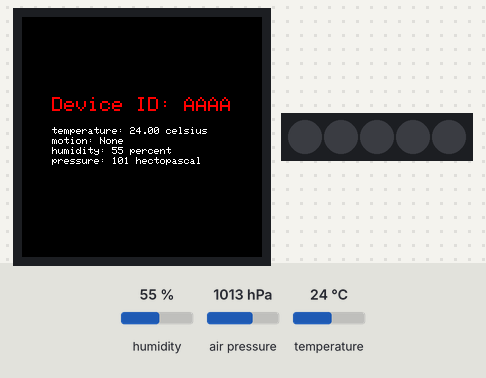
A sketch run on a simulated Arduino MKR. Parts: 240×240 colour display, 5 RGB LEDs in strip order, left to right. The inputs (shaded band) are chosen by the test bench; at power-on: humidity 55 %, air pressure 1013 hPa, temperature 24 °C. WiFi joins after 1.5 s; servers stay silent unless stated; storage starts empty; no MQTT or app messages arrive unless stated; not simulated (calls return 0 or success): arduino_secrets.h; what the sketch prints to the serial monitor is not drawn.

Above: at 16.9 s.

The sketch:

MQTTpublisher.ino
```cpp
#include <ArduinoMqttClient.h>
#include <Arduino_MKRIoTCarrier.h>
#include <WiFiNINA.h>

#include "arduino_secrets.h"
#include "config.h"

#include <ArduinoOTA.h>
#include <SDU.h>


String deviceID;

char ipStr[] = BROKER_IP;

// Enter credentials in arduino_secrets.h
char ssid[] = SECRET_SSID;
char pass[] = SECRET_PASS;


int status = WL_IDLE_STATUS; // Wifi radio's status

WiFiClient wifiClient;
MqttClient mqttClient(wifiClient);

//const char broker[] = "test.mosquitto.org";
//IPAddress brokerIP(10,42,42,113);
//IPAddress brokerIP(10,0,2,154);
IPAddress brokerIP;
int port = 1883;

// Sending topics
char topicTemp[] = "temperature";
char topicMotion[] = "motion";
char topicHumidity[] = "humidity";
char topicPressure[] = "pressure";

char tempUnit[] = "celsius";
char humidityUnit[] = "percent";
char pressureUnit[] = "hectopascal";

  // MQTT VARIABLES
//Interval for sending messages in milliseconds
const long interval = 8000;
unsigned long previousMillis = 0;

int cursorX = 30;
int cursorY;

MKRIoTCarrier carrier;


void networkConnect() {

  while(status != WL_CONNECTED) { // While not connected
      Serial.println("Attempting to connect to network: ");
      Serial.println(ssid);

      // FOR WPA2 CONNECTION:
      status = WiFi.begin(ssid, pass); // Connect to WPA/WPA2 network
      delay(15000); // Wait 15 seconds for connection
    }

// When connected:
  Serial.println("You're connected to the network! Yay!");
  IPAddress ip = WiFi.localIP();
  Serial.println(ip);

}


void brokerConnect() {

  brokerIP.fromString(ipStr);

  Serial.print("Attempting to connect to the MQTT broker: ");
  Serial.println(brokerIP);

  if(!mqttClient.connect(brokerIP, port)) {
    Serial.print("MQTT connection failed! Error code = ");
    Serial.println(mqttClient.connectError());

    while(1); // End program

   }

    Serial.println("You're connected to the MQTT broker!");
    Serial.println();
}

void setID() {

  if(SD.exists("ID.txt")) {
    Serial.println("Reading ID from SD Card...");

    File idFile = SD.open("id.txt", FILE_READ);
    while(idFile.available())
    deviceID += char(idFile.read());  // Get device ID from file

    //Serial.println(char(idFile.read()));

    idFile.close();

  } else { // If no file exists, create it and assign id from config.h

    Serial.println("Writing ID to SD Card...");

    File idFile = SD.open("id.txt", FILE_WRITE); // Create file

    Serial.println("Exists?: " + String(SD.exists("ID.txt")));

    if(idFile) {
      idFile.write(DEVICE_ID);  // Write config's id to file
      deviceID = DEVICE_ID;     // Set device id to config's id

      idFile.close();
    } else Serial.println("Unable to write ID to SD Card!");


  }

}


void setup() {

  carrier.noCase();

// PART 1: CONNECT TO WIFI

//Initialize serial communication and wait for port to open:
  Serial.begin(9600); // Attempt to connect to serial communication
  //while(!Serial); // Stall if not connected

  if(!carrier.begin()) {
    Serial.println("Carrier not connected, check connections");
    while(1);
  }

  DisplayHandler();

  networkConnect(); // Connect to Wifi

// PART 2: CONNECT TO BROKER

  brokerConnect(); // Connect to MQTT broker

  setID();


}

void DisplayHandler() {
  carrier.display.fillScreen(ST77XX_BLACK);

  cursorY = 80;
  carrier.display.setCursor(cursorX, cursorY);
  carrier.display.setTextColor(0xF800);
  carrier.display.setTextSize(2);
  carrier.display.print("Device ID: " + String(deviceID));

  carrier.display.setTextColor(ST77XX_WHITE);
  carrier.display.setTextSize(1);

  cursorY += 30;

}


void SendMessage(char topic[], String value, char unit[]) {
  Serial.print("Sending message to topic: ");
  Serial.println(topic);
  Serial.println(value);

  carrier.display.setCursor(cursorX, cursorY);
  //carrier.display.setTextColor(ST77XX_WHITE);
  carrier.display.print(String( topic ) + ": " + value + " " + String( unit ));
  cursorY += 10;

  mqttClient.beginMessage(String( topic ) + "/" + deviceID);
  mqttClient.print(value + " " + String( unit )); // Why oh why did I do char[] for some but not others
  mqttClient.endMessage();

}

void loop() {

  // call poll() regularly to allow the library to send MQTT keep alive which avoids being disconnected by the broker
  mqttClient.poll();

  // Check connection to Wifi and Broker
  if(WiFi.status() != WL_CONNECTED) {
    Serial.println("Wifi connection lost. Retrying...");

    networkConnect();
    brokerConnect();
  }

  if(!mqttClient.connected()) {
    Serial.println("MQTT connection lost. Retrying...");

    brokerConnect();
  }

  unsigned long currentMillis = millis();

  if(currentMillis - previousMillis >= interval) {
    previousMillis = currentMillis; // Saves last time message was sent

    DisplayHandler();

    // recond random value from A0, A1, and A2
    //int Rvalue = analogRead(A0);
    float temp = carrier.Env.readTemperature();

    // TODO: IMPLEMENT REST
    //int motion = analogRead(A1);

    carrier.Light.setGestureSensitivity(100);

    uint8_t motion = -100;
    if(carrier.Light.gestureAvailable())
      motion = carrier.Light.readGesture();

    int humidity = carrier.Env.readHumidity();

    int pressure = carrier.Pressure.readPressure();

    SendMessage(topicTemp, String( temp ), tempUnit);

    String motionString = "None";

    if(motion == UP)
      motionString = "Up";
    else if(motion == DOWN)
      motionString = "Down";
    else if(motion == LEFT)
      motionString = "Left";
    else if(motion == RIGHT)
      motionString = "Right";

    SendMessage(topicMotion, motionString, "");

    // if(motion == -100)
    //   SendMessage(topicMotion, "None");
    // else
    //   SendMessage(topicMotion, String( motion ));


    SendMessage(topicHumidity, String( humidity ), humidityUnit);
    SendMessage(topicPressure, String( pressure ), pressureUnit);

    // Serial.print("Sending message to topic: ");
    // Serial.println(topicTemp);
    // Serial.println(temp);

    // Serial.print("Sending message to topic: "); // Random value motion
    // Serial.println(topicMotion);
    // Serial.println(motion);

    // Serial.print("Sending message to topic: "); // Random value air pressure
    // Serial.println(topicHumidity);
    // Serial.println(humidity);

    // Serial.print("Sending message to topic: ");
    // Serial.println(topicPressure);
    // Serial.println(pressure);

    // //Send message, the print interface can be used to set the message contents
    // mqttClient.beginMessage(topicTemp);
    // mqttClient.print(temp);
    // mqttClient.endMessage();

    // mqttClient.beginMessage(topicMotion);
    // mqttClient.print(motion);
    // mqttClient.endMessage();

    // mqttClient.beginMessage(topicHumidity);
    // mqttClient.print(humidity);
    // mqttClient.endMessage();

    // mqttClient.beginMessage(topicPressure);
    // mqttClient.print(pressure);
    // mqttClient.endMessage();

    Serial.println();


  }


}
```

config_example.h
```cpp
#define DEVICE_ID "AAAA"
#define BROKER_IP "10.0.2.154"
```
